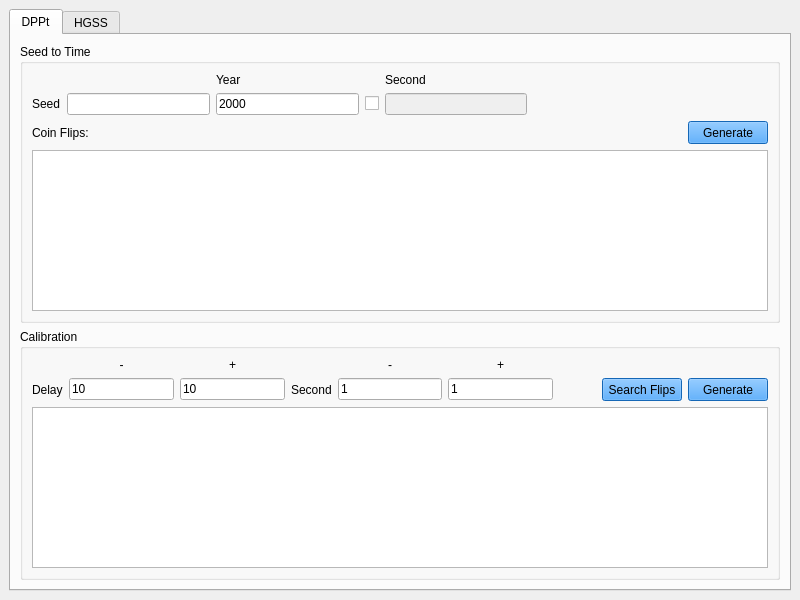
<?xml version="1.0" encoding="UTF-8"?>
<ui version="4.0">
 <class>SeedtoTime4</class>
 <widget class="QMainWindow" name="SeedtoTime4">
  <property name="geometry">
   <rect>
    <x>0</x>
    <y>0</y>
    <width>800</width>
    <height>600</height>
   </rect>
  </property>
  <property name="windowTitle">
   <string>Gen 4 Seed to Time</string>
  </property>
  <property name="styleSheet">
   <string notr="true">.QTabWidget &gt;  QWidget &gt; QWidget {
	background-color: #E6E6E6;
}

QTabBar::tab {
	color: black;
	background-color: #A1ABB3;
	font-family: &quot;Myriad Pro&quot;;
}

QTabBar::tab:selected {
	color: white;
	background-color: #1D303C;
}

QCheckBox::indicator {
	border: 2px solid white;
	border-radius: 3px;
	height: 10px;
	width: 10px;
}

QCheckBox::indicator:unchecked {
	background-color: #274050;
}

QCheckBox::indicator:checked {
	background-color: white;
}

QTableView {
	border: 4px solid DodgerBlue;
}

QHeaderView::section {
	border: none;
	background-color: #274050;
	padding-top: 3px;
	padding-bottom: 3px;
	color: white;
}

QLineEdit {
	qproperty-alignment: AlignCenter;
	background-color: #1D303C;
	border:none;
	border-radius: 6px;
	color: white;
}

QGroupBox {
	background-color: #274050;
	border-radius: 10px;
	margin-top: 7px;
	font-family: &quot;Myriad Pro&quot;, Montserrat;
	font-weight: 500;
}

.QGroupBox * {
	font-family: &quot;Myriad Pro&quot;, Montserrat;
	font-weight: 500;
}

QLabel {
	color: white;
}

QGroupBox::title {
	subcontrol-origin: margin;
	left: 20px;
	padding: 3px 5px 3px 5px;
	background-color: #969F91;
	border-radius: 5px;
}

QPushButton {
	border: none;
	border-radius: 6px;
	color: white;
}</string>
  </property>
  <widget class="QWidget" name="centralwidget">
   <layout class="QGridLayout" name="gridLayout">
    <item row="0" column="0">
     <widget class="QTabWidget" name="tabWidget">
      <property name="currentIndex">
       <number>0</number>
      </property>
      <widget class="QWidget" name="tabDPPt">
       <attribute name="title">
        <string>DPPt</string>
       </attribute>
       <layout class="QGridLayout" name="gridLayout_4">
        <item row="1" column="0">
         <widget class="QGroupBox" name="groupBox_2">
          <property name="title">
           <string>Calibration</string>
          </property>
          <layout class="QGridLayout" name="gridLayout_3">
           <item row="1" column="5">
            <widget class="QLineEdit" name="lineEditPlusSecondsDPPt">
             <property name="text">
              <string notr="true">1</string>
             </property>
             <property name="maxLength">
              <number>8</number>
             </property>
            </widget>
           </item>
           <item row="1" column="3">
            <widget class="QLabel" name="label_10">
             <property name="text">
              <string>Second</string>
             </property>
            </widget>
           </item>
           <item row="0" column="2">
            <widget class="QLabel" name="label_7">
             <property name="text">
              <string notr="true">+</string>
             </property>
             <property name="alignment">
              <set>Qt::AlignCenter</set>
             </property>
            </widget>
           </item>
           <item row="1" column="1">
            <widget class="QLineEdit" name="lineEditMinusDelayDPPt">
             <property name="text">
              <string notr="true">10</string>
             </property>
             <property name="maxLength">
              <number>8</number>
             </property>
            </widget>
           </item>
           <item row="1" column="7">
            <widget class="QPushButton" name="pushButtonSearchFlips">
             <property name="minimumSize">
              <size>
               <width>0</width>
               <height>23</height>
              </size>
             </property>
             <property name="styleSheet">
              <string notr="true">QPushButton {
	background-color: DodgerBlue;
}</string>
             </property>
             <property name="text">
              <string>Search Flips</string>
             </property>
            </widget>
           </item>
           <item row="1" column="8">
            <widget class="QPushButton" name="pushButtonCalibrateDPPt">
             <property name="minimumSize">
              <size>
               <width>0</width>
               <height>23</height>
              </size>
             </property>
             <property name="styleSheet">
              <string notr="true">QPushButton {
	background-color: DodgerBlue;
}</string>
             </property>
             <property name="text">
              <string>Generate</string>
             </property>
            </widget>
           </item>
           <item row="0" column="4">
            <widget class="QLabel" name="label_8">
             <property name="text">
              <string notr="true">-</string>
             </property>
             <property name="alignment">
              <set>Qt::AlignCenter</set>
             </property>
            </widget>
           </item>
           <item row="0" column="1">
            <widget class="QLabel" name="label_6">
             <property name="text">
              <string notr="true">-</string>
             </property>
             <property name="alignment">
              <set>Qt::AlignCenter</set>
             </property>
            </widget>
           </item>
           <item row="1" column="4">
            <widget class="QLineEdit" name="lineEditMinusSecondsDPPt">
             <property name="text">
              <string notr="true">1</string>
             </property>
             <property name="maxLength">
              <number>8</number>
             </property>
            </widget>
           </item>
           <item row="1" column="2">
            <widget class="QLineEdit" name="lineEditPlusDelayDPPt">
             <property name="text">
              <string notr="true">10</string>
             </property>
             <property name="maxLength">
              <number>8</number>
             </property>
            </widget>
           </item>
           <item row="1" column="0">
            <widget class="QLabel" name="label_5">
             <property name="text">
              <string>Delay</string>
             </property>
            </widget>
           </item>
           <item row="0" column="5">
            <widget class="QLabel" name="label_9">
             <property name="text">
              <string notr="true">+</string>
             </property>
             <property name="alignment">
              <set>Qt::AlignCenter</set>
             </property>
            </widget>
           </item>
           <item row="2" column="0" colspan="9">
            <widget class="QTableView" name="tableViewDPPtCalibrate"/>
           </item>
           <item row="1" column="6">
            <spacer name="horizontalSpacer_2">
             <property name="orientation">
              <enum>Qt::Horizontal</enum>
             </property>
             <property name="sizeHint" stdset="0">
              <size>
               <width>40</width>
               <height>20</height>
              </size>
             </property>
            </spacer>
           </item>
          </layout>
         </widget>
        </item>
        <item row="0" column="0">
         <widget class="QGroupBox" name="groupBox">
          <property name="title">
           <string>Seed to Time</string>
          </property>
          <layout class="QGridLayout" name="gridLayout_2">
           <item row="1" column="1">
            <widget class="QTextBox" name="textBoxSeedDPPt">
             <property name="maxLength">
              <number>8</number>
             </property>
            </widget>
           </item>
           <item row="3" column="0" colspan="8">
            <widget class="QTableView" name="tableViewDPPt"/>
           </item>
           <item row="1" column="0">
            <widget class="QLabel" name="label">
             <property name="text">
              <string>Seed</string>
             </property>
            </widget>
           </item>
           <item row="1" column="2">
            <widget class="QLineEdit" name="lineEditYearDPPt">
             <property name="text">
              <string notr="true">2000</string>
             </property>
             <property name="maxLength">
              <number>4</number>
             </property>
            </widget>
           </item>
           <item row="1" column="4">
            <widget class="QLineEdit" name="lineEditSecondsDPPt">
             <property name="enabled">
              <bool>false</bool>
             </property>
             <property name="maxLength">
              <number>2</number>
             </property>
            </widget>
           </item>
           <item row="0" column="4">
            <widget class="QLabel" name="label_3">
             <property name="text">
              <string>Second</string>
             </property>
            </widget>
           </item>
           <item row="2" column="7">
            <widget class="QPushButton" name="pushButtonGenerateDPPt">
             <property name="minimumSize">
              <size>
               <width>0</width>
               <height>23</height>
              </size>
             </property>
             <property name="styleSheet">
              <string notr="true">QPushButton {
	background-color: DodgerBlue;
}</string>
             </property>
             <property name="text">
              <string>Generate</string>
             </property>
            </widget>
           </item>
           <item row="2" column="6">
            <spacer name="horizontalSpacer">
             <property name="orientation">
              <enum>Qt::Horizontal</enum>
             </property>
             <property name="sizeHint" stdset="0">
              <size>
               <width>40</width>
               <height>20</height>
              </size>
             </property>
            </spacer>
           </item>
           <item row="2" column="0" colspan="3">
            <widget class="QLabel" name="labelCoinFlips">
             <property name="text">
              <string>Coin Flips:</string>
             </property>
            </widget>
           </item>
           <item row="0" column="2">
            <widget class="QLabel" name="label_2">
             <property name="text">
              <string>Year</string>
             </property>
            </widget>
           </item>
           <item row="1" column="3">
            <widget class="QCheckBox" name="checkBoxSecondsDPPt">
             <property name="text">
              <string notr="true"/>
             </property>
            </widget>
           </item>
          </layout>
         </widget>
        </item>
       </layout>
      </widget>
      <widget class="QWidget" name="tabHGSS">
       <attribute name="title">
        <string>HGSS</string>
       </attribute>
       <layout class="QGridLayout" name="gridLayout_7">
        <item row="0" column="0">
         <widget class="QGroupBox" name="groupBox_3">
          <property name="title">
           <string>Seed to Time</string>
          </property>
          <layout class="QGridLayout" name="gridLayout_8">
           <item row="0" column="0" colspan="3">
            <layout class="QGridLayout" name="gridLayout_5">
             <item row="0" column="2">
              <widget class="QLabel" name="label_4">
               <property name="text">
                <string>Year</string>
               </property>
              </widget>
             </item>
             <item row="0" column="4">
              <widget class="QLabel" name="label_12">
               <property name="text">
                <string>Second</string>
               </property>
              </widget>
             </item>
             <item row="1" column="0">
              <widget class="QLabel" name="label_11">
               <property name="text">
                <string>Seed</string>
               </property>
              </widget>
             </item>
             <item row="1" column="1">
              <widget class="QTextBox" name="textBoxSeedHGSS">
               <property name="maxLength">
                <number>8</number>
               </property>
              </widget>
             </item>
             <item row="1" column="2">
              <widget class="QLineEdit" name="lineEditYearHGSS">
               <property name="text">
                <string notr="true">2000</string>
               </property>
               <property name="maxLength">
                <number>4</number>
               </property>
              </widget>
             </item>
             <item row="1" column="3">
              <widget class="QCheckBox" name="checkBoxSecondsHGSS">
               <property name="text">
                <string notr="true"/>
               </property>
              </widget>
             </item>
             <item row="1" column="4">
              <widget class="QLineEdit" name="lineEditSecondsHGSS">
               <property name="enabled">
                <bool>false</bool>
               </property>
               <property name="maxLength">
                <number>2</number>
               </property>
              </widget>
             </item>
             <item row="1" column="5">
              <widget class="QPushButton" name="pushButtonMap">
               <property name="minimumSize">
                <size>
                 <width>30</width>
                 <height>18</height>
                </size>
               </property>
               <property name="styleSheet">
                <string notr="true">QPushButton {
	background-color: orange;
}</string>
               </property>
               <property name="text">
                <string>Map</string>
               </property>
              </widget>
             </item>
             <item row="1" column="6">
              <widget class="QCheckBox" name="checkBoxR">
               <property name="text">
                <string>R</string>
               </property>
              </widget>
             </item>
             <item row="1" column="7">
              <widget class="QLineEdit" name="lineEditR">
               <property name="maxLength">
                <number>2</number>
               </property>
              </widget>
             </item>
             <item row="1" column="8">
              <widget class="QCheckBox" name="checkBoxE">
               <property name="text">
                <string>E</string>
               </property>
              </widget>
             </item>
             <item row="1" column="9">
              <widget class="QLineEdit" name="lineEditE">
               <property name="maxLength">
                <number>2</number>
               </property>
              </widget>
             </item>
             <item row="1" column="10">
              <widget class="QCheckBox" name="checkBoxL">
               <property name="text">
                <string>L</string>
               </property>
              </widget>
             </item>
             <item row="1" column="11">
              <widget class="QLineEdit" name="lineEditL">
               <property name="maxLength">
                <number>2</number>
               </property>
              </widget>
             </item>
            </layout>
           </item>
           <item row="1" column="0">
            <widget class="QLabel" name="labelElmCalls">
             <property name="text">
              <string>Elm Calls:</string>
             </property>
            </widget>
           </item>
           <item row="1" column="1">
            <spacer name="horizontalSpacer_3">
             <property name="orientation">
              <enum>Qt::Horizontal</enum>
             </property>
             <property name="sizeHint" stdset="0">
              <size>
               <width>40</width>
               <height>20</height>
              </size>
             </property>
            </spacer>
           </item>
           <item row="1" column="2">
            <widget class="QPushButton" name="pushButtonGenerateHGSS">
             <property name="minimumSize">
              <size>
               <width>0</width>
               <height>23</height>
              </size>
             </property>
             <property name="styleSheet">
              <string notr="true">QPushButton {
	background-color: DodgerBlue;
}</string>
             </property>
             <property name="text">
              <string>Generate</string>
             </property>
            </widget>
           </item>
           <item row="2" column="0">
            <widget class="QLabel" name="labelRoamers">
             <property name="text">
              <string>Roamers:</string>
             </property>
            </widget>
           </item>
           <item row="3" column="0" colspan="3">
            <widget class="QTableView" name="tableViewHGSS"/>
           </item>
          </layout>
         </widget>
        </item>
        <item row="1" column="0">
         <widget class="QGroupBox" name="groupBox_4">
          <property name="title">
           <string>Calibration</string>
          </property>
          <layout class="QGridLayout" name="gridLayout_6">
           <item row="0" column="2">
            <widget class="QLabel" name="label_13">
             <property name="text">
              <string notr="true">+</string>
             </property>
             <property name="alignment">
              <set>Qt::AlignCenter</set>
             </property>
            </widget>
           </item>
           <item row="1" column="3">
            <widget class="QLabel" name="label_14">
             <property name="text">
              <string>Second</string>
             </property>
            </widget>
           </item>
           <item row="1" column="5">
            <widget class="QLineEdit" name="lineEditPlusSecondsHGSS">
             <property name="text">
              <string notr="true">1</string>
             </property>
             <property name="maxLength">
              <number>8</number>
             </property>
            </widget>
           </item>
           <item row="1" column="7">
            <widget class="QPushButton" name="pushButtonSearchCalls">
             <property name="minimumSize">
              <size>
               <width>0</width>
               <height>23</height>
              </size>
             </property>
             <property name="styleSheet">
              <string notr="true">QPushButton {
	background-color: DodgerBlue;
}</string>
             </property>
             <property name="text">
              <string>Search Calls</string>
             </property>
            </widget>
           </item>
           <item row="1" column="8">
            <widget class="QPushButton" name="pushButtonCalibrateHGSS">
             <property name="minimumSize">
              <size>
               <width>0</width>
               <height>23</height>
              </size>
             </property>
             <property name="styleSheet">
              <string notr="true">QPushButton {
	background-color: DodgerBlue;
}</string>
             </property>
             <property name="text">
              <string>Generate</string>
             </property>
            </widget>
           </item>
           <item row="0" column="4">
            <widget class="QLabel" name="label_15">
             <property name="text">
              <string notr="true">-</string>
             </property>
             <property name="alignment">
              <set>Qt::AlignCenter</set>
             </property>
            </widget>
           </item>
           <item row="1" column="1">
            <widget class="QLineEdit" name="lineEditMinusDelayHGSS">
             <property name="text">
              <string notr="true">10</string>
             </property>
             <property name="maxLength">
              <number>8</number>
             </property>
            </widget>
           </item>
           <item row="1" column="4">
            <widget class="QLineEdit" name="lineEditMinusSecondsHGSS">
             <property name="text">
              <string notr="true">1</string>
             </property>
             <property name="maxLength">
              <number>8</number>
             </property>
            </widget>
           </item>
           <item row="1" column="2">
            <widget class="QLineEdit" name="lineEditPlusDelayHGSS">
             <property name="text">
              <string notr="true">10</string>
             </property>
             <property name="maxLength">
              <number>8</number>
             </property>
            </widget>
           </item>
           <item row="0" column="1">
            <widget class="QLabel" name="label_16">
             <property name="text">
              <string notr="true">-</string>
             </property>
             <property name="alignment">
              <set>Qt::AlignCenter</set>
             </property>
            </widget>
           </item>
           <item row="0" column="5">
            <widget class="QLabel" name="label_17">
             <property name="text">
              <string notr="true">+</string>
             </property>
             <property name="alignment">
              <set>Qt::AlignCenter</set>
             </property>
            </widget>
           </item>
           <item row="1" column="0">
            <widget class="QLabel" name="label_18">
             <property name="text">
              <string>Delay</string>
             </property>
            </widget>
           </item>
           <item row="2" column="0" colspan="9">
            <widget class="QTableView" name="tableViewHGSSCalibrate"/>
           </item>
           <item row="1" column="6">
            <spacer name="horizontalSpacer_4">
             <property name="orientation">
              <enum>Qt::Horizontal</enum>
             </property>
             <property name="sizeHint" stdset="0">
              <size>
               <width>40</width>
               <height>20</height>
              </size>
             </property>
            </spacer>
           </item>
          </layout>
         </widget>
        </item>
       </layout>
      </widget>
     </widget>
    </item>
   </layout>
  </widget>
  <widget class="QMenuBar" name="menubar">
   <property name="geometry">
    <rect>
     <x>0</x>
     <y>0</y>
     <width>800</width>
     <height>21</height>
    </rect>
   </property>
  </widget>
 </widget>
 <customwidgets>
  <customwidget>
   <class>QTextBox</class>
   <extends>QLineEdit</extends>
   <header>Forms/Controls/QTextBox.hpp</header>
  </customwidget>
 </customwidgets>
 <tabstops>
  <tabstop>tabWidget</tabstop>
  <tabstop>textBoxSeedDPPt</tabstop>
  <tabstop>lineEditYearDPPt</tabstop>
  <tabstop>lineEditSecondsDPPt</tabstop>
  <tabstop>pushButtonGenerateDPPt</tabstop>
  <tabstop>tableViewDPPt</tabstop>
  <tabstop>lineEditMinusDelayDPPt</tabstop>
  <tabstop>lineEditPlusDelayDPPt</tabstop>
  <tabstop>lineEditMinusSecondsDPPt</tabstop>
  <tabstop>lineEditPlusSecondsDPPt</tabstop>
  <tabstop>pushButtonSearchFlips</tabstop>
  <tabstop>pushButtonCalibrateDPPt</tabstop>
  <tabstop>tableViewDPPtCalibrate</tabstop>
  <tabstop>textBoxSeedHGSS</tabstop>
  <tabstop>lineEditYearHGSS</tabstop>
  <tabstop>checkBoxSecondsHGSS</tabstop>
  <tabstop>lineEditSecondsHGSS</tabstop>
  <tabstop>pushButtonGenerateHGSS</tabstop>
  <tabstop>tableViewHGSS</tabstop>
  <tabstop>lineEditMinusDelayHGSS</tabstop>
  <tabstop>lineEditPlusDelayHGSS</tabstop>
  <tabstop>lineEditMinusSecondsHGSS</tabstop>
  <tabstop>lineEditPlusSecondsHGSS</tabstop>
  <tabstop>pushButtonSearchCalls</tabstop>
  <tabstop>pushButtonCalibrateHGSS</tabstop>
  <tabstop>tableViewHGSSCalibrate</tabstop>
 </tabstops>
 <resources/>
 <connections/>
</ui>
